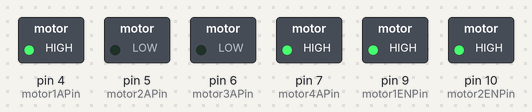
The sketch below on a simulated Arduino Uno, built with avr-gcc and run on an emulated ATmega328P. On the bench: switched loads named in the sketch (green lamp = pin HIGH).

Above: at 1.5 s.
At 6.5 s:
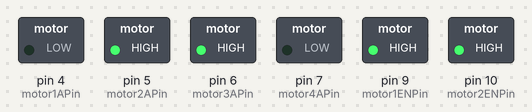
At 9.0 s:
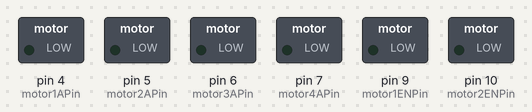
Timing chart, 0 to 13.0 s (numbered marks = the images above):
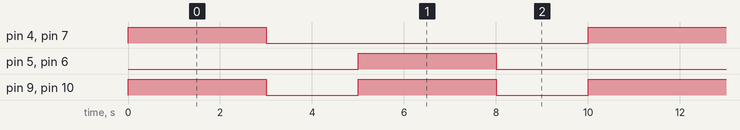

The sketch:

t1.ino
```cpp
/*
*** Arduino i L293D kontrolirat 2 motora ***

Nikvi prava zapazeni - Simeon Ianchev / RobotevCom 2009

*/

int motor1APin = 4; //izbor na pin za 1A (v sluchaq Arduino pin 4)
int motor2APin = 5; //izbor na pin za 2A
int motor1ENPin = 9; //izbor na pin za 1,2EN
int motor3APin = 6; //izbor na pin za 3A
int motor4APin = 7; //izbor na pin za 4A
int motor2ENPin = 10; //izbor na pin za 3,4EN

void setup()
{

pinMode(motor1APin, OUTPUT); //zadawa che shte izpolzvame EN i A pinovete kato izhodi
pinMode(motor2APin, OUTPUT);
pinMode(motor1ENPin, OUTPUT);
pinMode(motor3APin, OUTPUT);
pinMode(motor4APin, OUTPUT);
pinMode(motor2ENPin, OUTPUT);

}

void loop() {

/* tazi chast ot koda
vyrti motorite po-byrzo v ednata posoka
*/

analogWrite(motor1ENPin, 255); //kontrolira skorostta na vyrtene (priema stojnosti ot 0 do 255)
digitalWrite(motor1APin, HIGH); //zaedno s dolniyq red kontrolira na posokata na vyrtene
digitalWrite(motor2APin, LOW);
analogWrite(motor2ENPin, 255);
digitalWrite(motor3APin, LOW);
digitalWrite(motor4APin, HIGH);
delay(3000); //zadyrja motorite vklyucheni za 3 sekundi

/*tazi chast spira vyrteneto
na motorite
*/

analogWrite(motor1ENPin, 0);
digitalWrite(motor1APin, LOW);
digitalWrite(motor2APin, LOW);
analogWrite(motor2ENPin, 0);
digitalWrite(motor3APin, LOW);
digitalWrite(motor4APin, LOW);
delay(2000); //zadyrja motorite izklyucheni za 2 sekundi

/* tazi chast ot koda
namalya skorostta na motorite i obrushta posokata im na vyrtene
*/

analogWrite(motor1ENPin, 255);
digitalWrite(motor1APin, LOW);
digitalWrite(motor2APin, HIGH);
analogWrite(motor2ENPin, 255);
digitalWrite(motor3APin, HIGH);
digitalWrite(motor4APin, LOW);
delay(3000); //zadyrja motorite vklyucheni za 3 sekundi

/*tazi chast spira vyrteneto
na motorite
*/

analogWrite(motor1ENPin, 0);
digitalWrite(motor1APin, LOW);
digitalWrite(motor2APin, LOW);
analogWrite(motor2ENPin, 0);
digitalWrite(motor3APin, LOW);
digitalWrite(motor4APin, LOW);
delay(2000); //zadyrja motorite izklyucheni za 2 sekundi

}
```

Measured:
- by itself, pin 4 (motor1APin), pin 5 (motor2APin), pin 6 (motor3APin), pin 7 (motor4APin): alternates HIGH for 3.0 s and LOW for 7.0 s
- by itself, pin 9 (motor1ENPin), pin 10 (motor2ENPin): alternates HIGH for 3.0 s and LOW for 2.0 s
- by itself, everything shown: repeats every 10.0 s, in 4 steps
